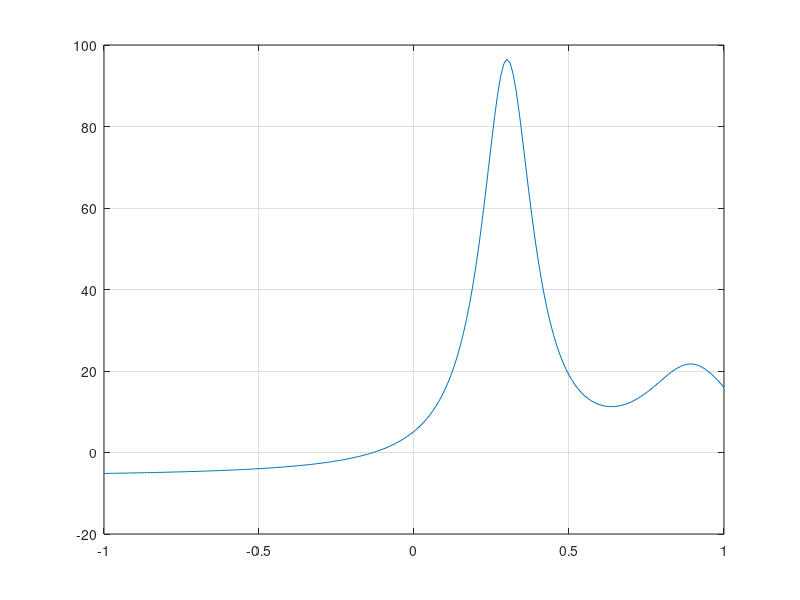

Source code (MATLAB):
%% Using Function Handles in Optimization
% Instructions are in the task pane to the left. Complete and submit each task one at a time.
% This code sets up the activity.
x = -1:0.01:1;
plot(x,humps(x))
grid on
%% Task 1
x0 = fzero(@humps,0)
%% Task 2
xMin = fminbnd(@humps,0.3,1)